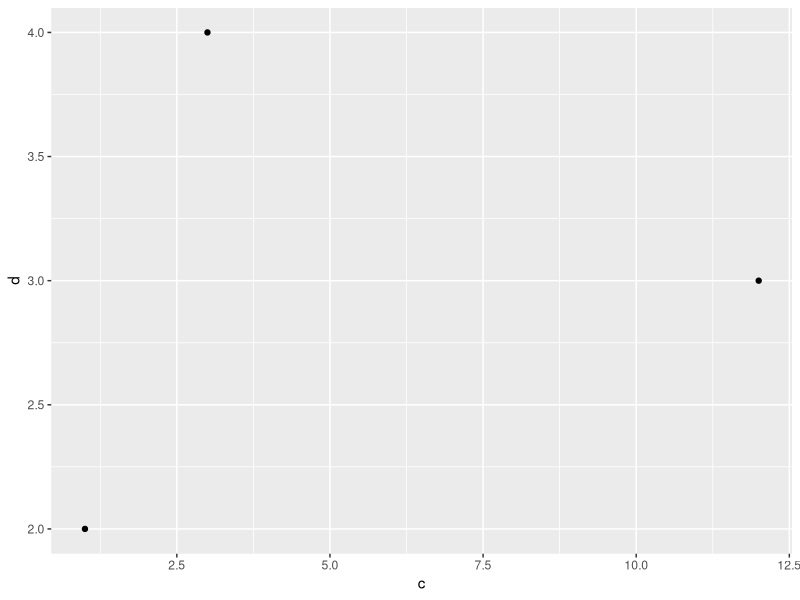

Write the R code that produced this figure.
library(tidyverse)


df <- data.frame(
  "c" = c(1,12,3),
  "d" = c(2,3,4)
)

df %>% 
ggplot(aes(x = c, y = d)) +
  geom_point()
